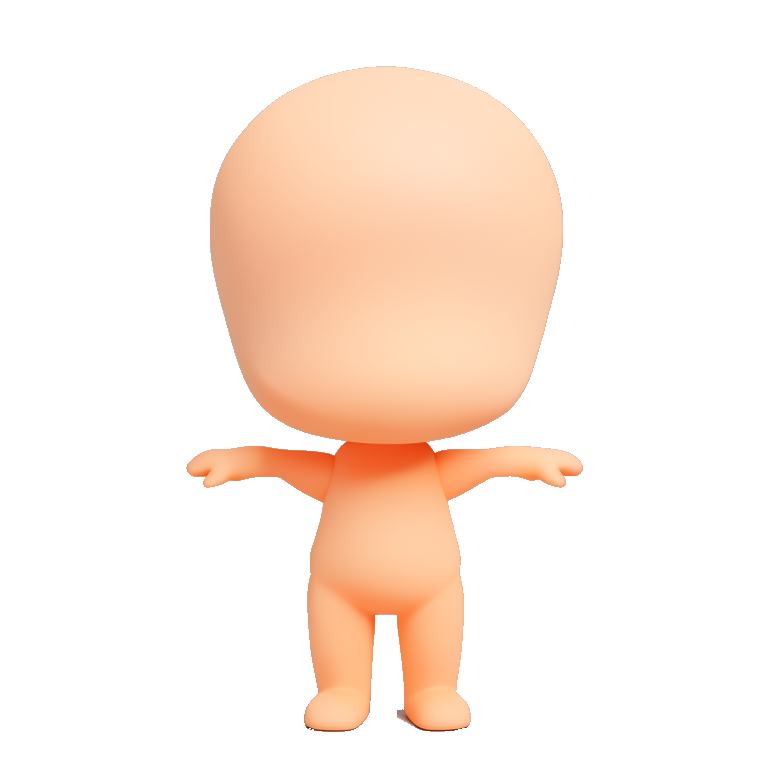
#> input picture milestones/actor_regen_20260909/inputs/front.png, 768 x 768 px
$ python compare_silhouette_sets.py --source-dir ../../milestones/actor_regen_20260909/inputs --candidate-dir ../../milestones/actor_regen_20260909/inputs --output out.png
#> lines starting #> are read from the running program, lines starting #| are printed output that depends on the picture; long printed decimals are rounded
"""Compare two four-view silhouette render sets with deterministic gates."""

from __future__ import annotations

import argparse
import json
from pathlib import Path

from PIL import Image


VIEWS = ("front", "right", "back", "left")


def mask(path: Path) -> tuple[set[int], tuple[int, int, int, int], tuple[int, int]]:
    image = Image.open(path).convert("L")
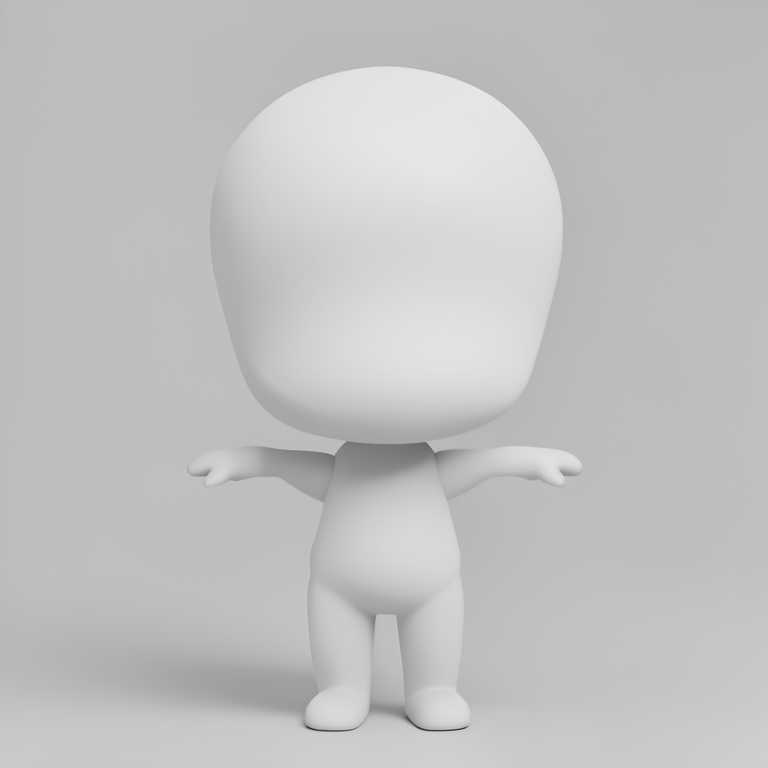
#> image: PIL image 768x768 L; min 37, max 231, mean 193.7
    width, height = image.size
#> width = 768; height = 768
    pixels = image.load()
    occupied = {
        y * width + x
        for y in range(height)
        for x in range(width)
        if pixels[x, y] >= 128
    }
#> occupied = 588019 items
    if not occupied:
        raise RuntimeError(f"No foreground pixels in {path}")
    xs = [index % width for index in occupied]
#> xs = 588019 items
    ys = [index // width for index in occupied]
#> ys = 588019 items
    return occupied, (min(xs), min(ys), max(xs), max(ys)), (width, height)


def main() -> int:
    parser = argparse.ArgumentParser()
    parser.add_argument("--source-dir", type=Path, required=True)
    parser.add_argument("--candidate-dir", type=Path, required=True)
    parser.add_argument("--output", type=Path, required=True)
    parser.add_argument("--min-iou", type=float, default=0.995)
    parser.add_argument("--max-bbox-drift", type=float, default=0.005)
    args = parser.parse_args()

    results = {}
    for view in VIEWS:
        source, source_bbox, source_size = mask(args.source_dir / f"{view}.png")
#> source = 588019 items; source_bbox = (0, 0, 767, 767); source_size = (768, 768)
        candidate, candidate_bbox, candidate_size = mask(args.candidate_dir / f"{view}.png")
#> candidate = 588019 items; candidate_bbox = (0, 0, 767, 767); candidate_size = (768, 768)
        if source_size != candidate_size:
            raise RuntimeError(f"Image sizes differ for {view}: {source_size} vs {candidate_size}")
        intersection = len(source & candidate)
#> intersection = 588019
        union = len(source | candidate)
#> union = 588019
        iou = intersection / union
#> iou = 1
        bbox_drift = max(
            abs(candidate_bbox[index] - source_bbox[index])
            / (source_size[0] if index % 2 == 0 else source_size[1])
            for index in range(4)
        )
#> bbox_drift = 0
        area_drift = abs(len(candidate) - len(source)) / len(source)
#> area_drift = 0
        results[view] = {
            "iou": iou,
            "source_bbox": source_bbox,
            "candidate_bbox": candidate_bbox,
            "max_normalized_bbox_drift": bbox_drift,
            "relative_area_drift": area_drift,
            "pass": iou >= args.min_iou and bbox_drift <= args.max_bbox_drift,
        }
#> pass 2 of the loop in main, `for view in VIEWS:`:
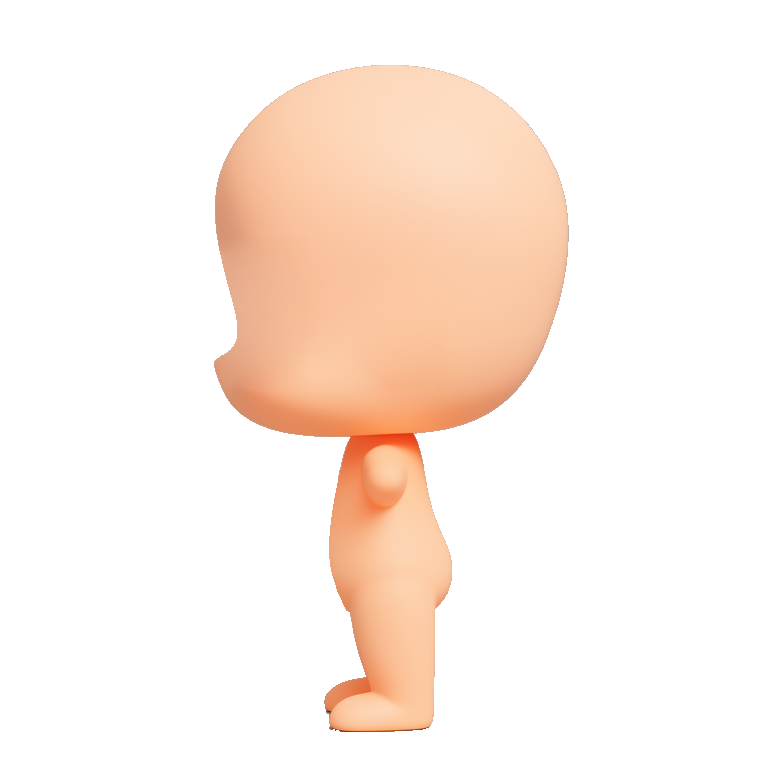
#> input picture milestones/actor_regen_20260909/inputs/right.png, 768 x 768 px
#> in mask (call 3), `image = Image.open(path).convert("L")`:
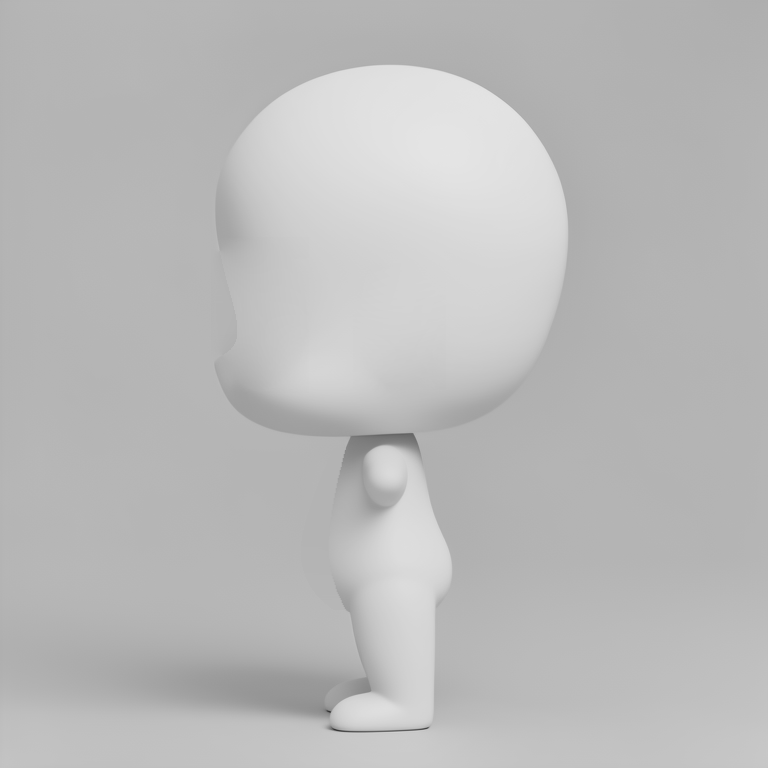
#> image: PIL image 768x768 L; min 51, max 229, mean 186.5
#> occupied = 589082 items
#> intersection = 589082
#> pass 3 of the loop in main, `for view in VIEWS:`:
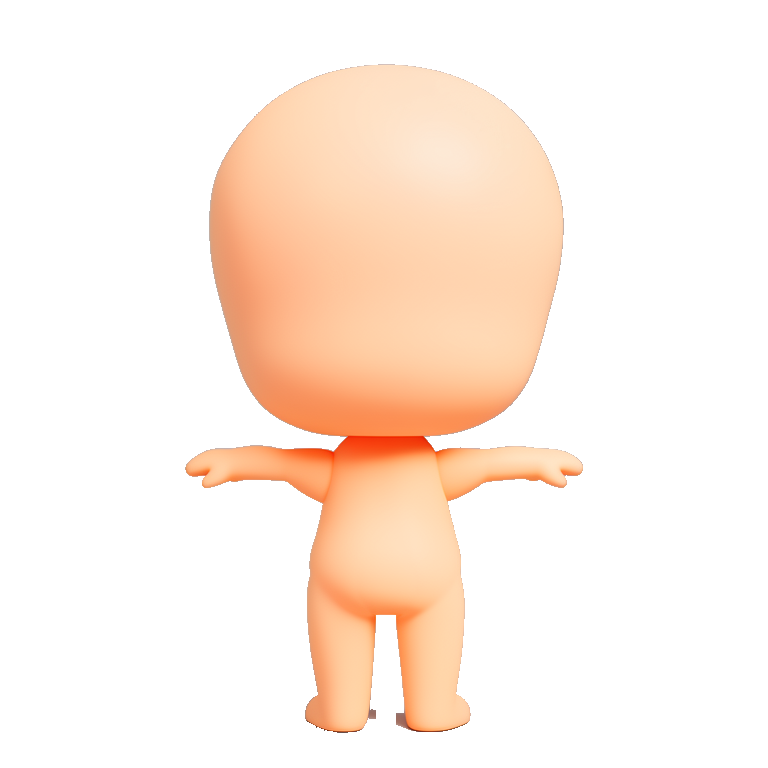
#> input picture milestones/actor_regen_20260909/inputs/back.png, 768 x 768 px
#> in mask (call 5), `image = Image.open(path).convert("L")`:
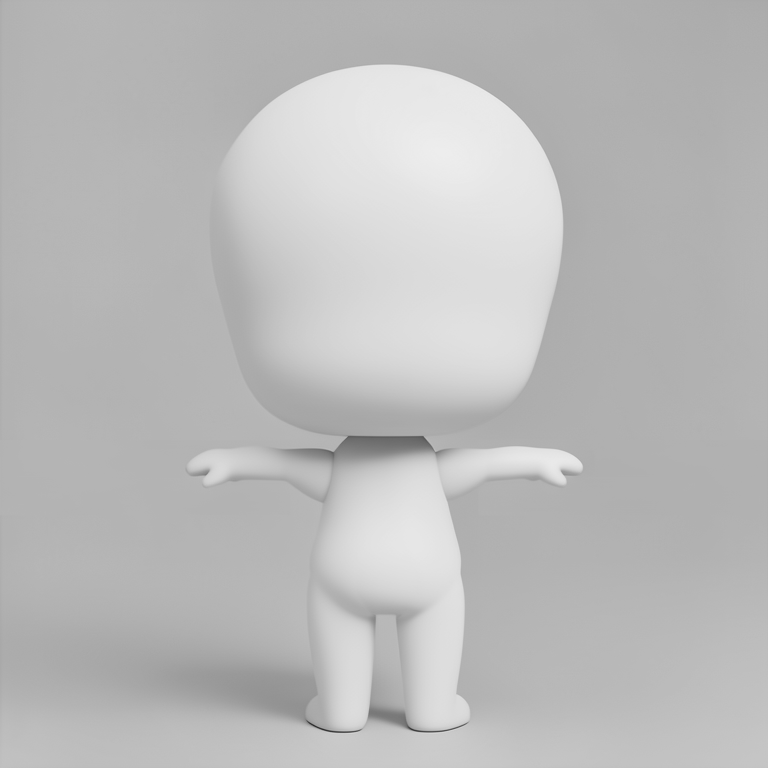
#> image: PIL image 768x768 L; min 43, max 237, mean 187
#> occupied = 587993 items
#> intersection = 587993
#> the loop made 4 passes; the first 3 are shown

    report = {
        "schema": "assetsstudio_silhouette_comparison_v1",
        "status": "pass" if all(item["pass"] for item in results.values()) else "fail",
        "thresholds": {
            "min_iou": args.min_iou,
            "max_normalized_bbox_drift": args.max_bbox_drift,
        },
        "source_dir": str(args.source_dir.resolve()),
        "candidate_dir": str(args.candidate_dir.resolve()),
        "views": results,
        "minimum_iou": min(item["iou"] for item in results.values()),
        "maximum_bbox_drift": max(item["max_normalized_bbox_drift"] for item in results.values()),
    }
    args.output.parent.mkdir(parents=True, exist_ok=True)
    args.output.write_text(json.dumps(report, indent=2) + "\n", encoding="utf-8")
    print(
        f"SILHOUETTE_COMPARE_{report['status'].upper()} "
        f"min_iou={report['minimum_iou']:.6f} max_bbox_drift={report['maximum_bbox_drift']:.6f}"
    )
#| SILHOUETTE_COMPARE_PASS min_iou=1.000 max_bbox_drift=0
    return 0 if report["status"] == "pass" else 1


if __name__ == "__main__":
    raise SystemExit(main())
#> (the program exits here)
